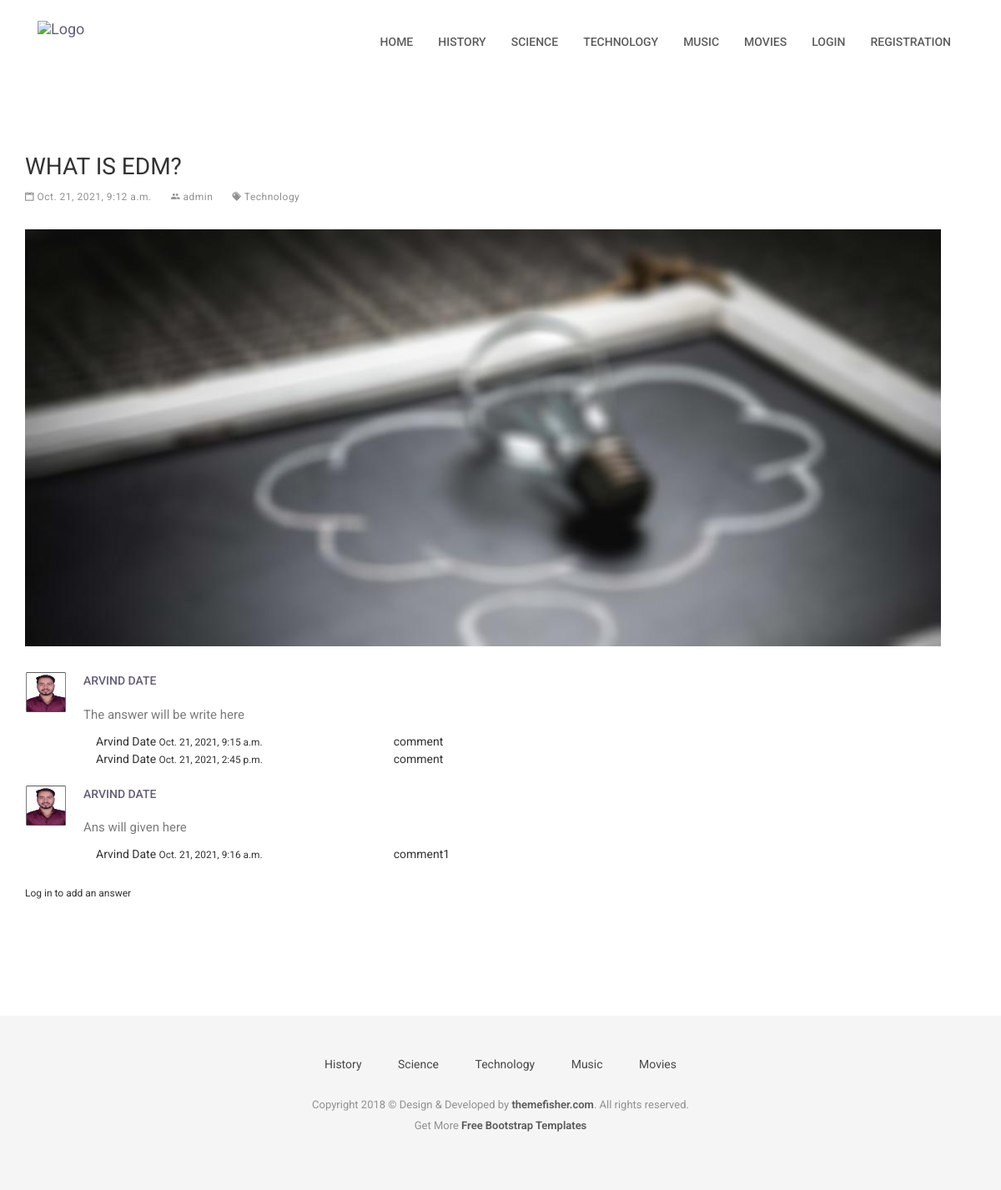
The app's page /question/2, older data.
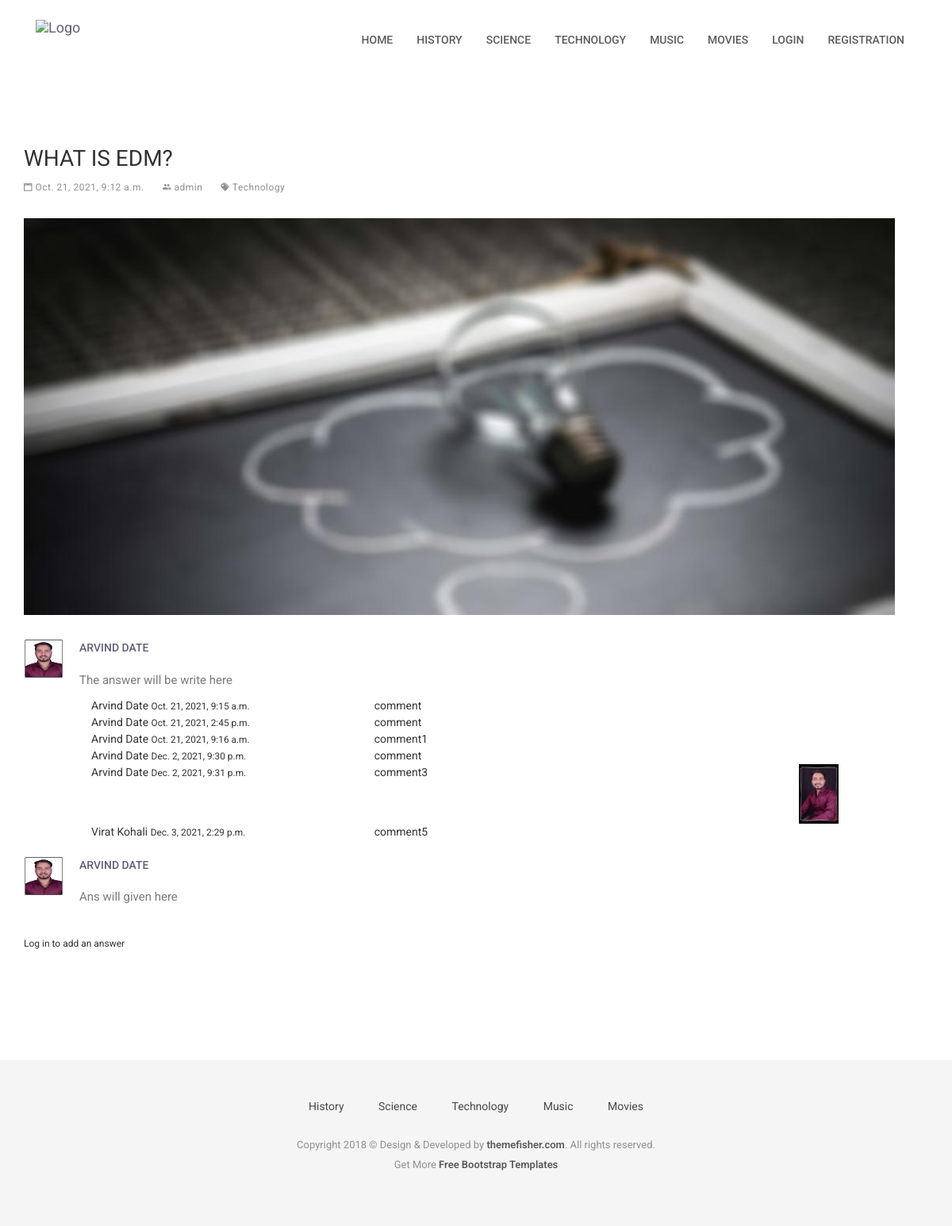
The same page, newer data.
### category/models.py (models this page shows, shortened)
class Category(models.Model):
    title=models.CharField(max_length=255)
    status=models.BooleanField(default=True)

### question_answer/models.py (models this page shows, shortened)
class Question(models.Model):
    category=models.ForeignKey(Category,on_delete=models.CASCADE)
    user=models.ForeignKey(User, on_delete=models.SET_NULL,null=True,blank=True,default=None)
    question=models.CharField(max_length=50)
    status=models.BooleanField(default=True)
    added_date=models.DateTimeField()

class Answer(models.Model):
    question=models.ForeignKey(Question, on_delete=models.CASCADE)
    user=models.ForeignKey(User, on_delete=models.SET_NULL,null=True,blank=True,default=None)
    answer=models.TextField()
    added_date=models.DateField()
    up_voting=models.IntegerField(default=0)
    down_voting=models.IntegerField(default=0)
    def __str__(self):
        return str(self.answer)

### user_profile/models.py (models this page shows, shortened)
class UserProfile(models.Model):
    user=models.ForeignKey(User, on_delete=models.CASCADE)
    profile_picture=models.ImageField(null=True,blank=True)
    address=models.TextField(null=True,blank=True)
    mobile_no=models.CharField(max_length=10)

### comment/models.py (models this page shows, shortened)
class Comment(models.Model):
    answer = models.ForeignKey(Answer, on_delete=models.CASCADE)
    comments = models.CharField(max_length=255)
    image = models.ImageField(upload_to='comments', null=True, blank=True)
    added_date = models.DateTimeField()
    user = models.ForeignKey(User, on_delete=models.CASCADE, default=None, null=True, blank=True)

### account/views.py (the view)
# urls.py: path('question/<int:question_id>',views.QuestionDetails,name='QuestionDetails'),
def QuestionDetails(request,question_id):
    navigation_categories = Category.objects.filter(status=True).order_by('-id')[:5]
    answersObjects=Answer.objects.filter(question_id=question_id)
    answers={}
    for key, answer in enumerate(answersObjects):
        comments=Comment.objects.filter(answer=answer)
        try:
            userProfileObject=UserProfile.objects.get(user=answer.user)
        except UserProfile.DoesNotExist:
            userProfileObject={}
        answers[key]={
            'answer':answer,
            'user_profile':userProfileObject,
            'comments':comments,
        }
    try:
        question=Question.objects.get(id=question_id)
    except Question.DoesNotExist:
          question= {}
    return render(request, 'question-details.html',{
        'navigation_categories':navigation_categories,
        'question':question,
        'answers':list(answers.values()),
    })

### templates/question-details.html (shortened to what this page needs)
{% extends 'base.html' %}
{% block content %}
<section class="page-wrapper">
    <div class="container">
        {% if question %}
        <div class="row">
            <div class="col-md-12">
                <div class="post post-single">
                    <h2 class="post-title">{{question.question|title}}</h2>
                    <div class="post-meta">
                        <ul>
                            <li>
                                <i class="ion-calendar"></i> {{question.added_date}}
                            </li>
                            {% if question.user %}
                            <li>
                                <i class="ion-android-people"></i> {{question.user}}
                            </li>
                            {% endif %}
                            <li>
                                <a href="{% url 'categoryQuestion' category_id=question.category.id %}"><i
                                        class="ion-pricetags"></i> {{question.category.title|title}}</a>
                            </li>
                        </ul>
                    </div>
                    <div class="post-thumb">
                        <img class="img-responsive" src="images/blog/blog-post-1.jpg" alt="">
                    </div>
                    <div class="post-comments">
                        {% if answers %}
                        {% for answerdict in answers %}
                        <ul class="media-list comments-list m-bot-50 clearlist">
                            <li class="media">
                                <a class="pull-left" href="javascript:void(0)">
                                    <img class="media-object comment-avatar"
                                        src="{{answerdict.user_profile.profile_picture.url}}" alt="" width="50"
                                        height="50">
                                </a>
                                <div class="media-body">
                                    <div class="comment-info">
                                        <h4 class="comment-author">
                                            <a href="javascript:void(0)">{{answerdict.answer.user.first_name}}
                                                {{answerdict.answer.user.last_name}}</a>
                                        </h4>
                                    </div>
                                    <p>
                                        {{answerdict.answer}}
                                    </p>
                                    <div class="col-md-12">
                                        {% if answerdict.comments %}
                                            {% for comment in answerdict.comments %}
                                                <div class="row">
                                                    <div class="col-md-4">{{comment.user.first_name|title }} {{comment.user.last_name|title}}
                                                        <small>{{ comment.added_date}}</small>
                                                    </div>
                                                    <div class="col-md-6">{{ comment.comments }}</div>
                                                    {% if comment.image %}
                                                      <div class="col-md-2"><a target="_blank" href="{{ comment.image.url}}"><img width="50" src="{{ comment.image.url}}"></a></div>
                                                    {% endif %}
                                                </div>
                                            {% endfor %}
                                        {% endif %}
                                    </div>
                                </div>
                            </li>
                        </ul>
                        {% endfor %}
                        {% else %}
                        <h6>No answers</h6>
                        {% endif %}
                    </div>
                    {% if request.user.is_authenticated %}
                    <div class="post-comments-form">
                        <h3 class="post-sub-heading">Leave You Comments</h3>
                        <form method="post" action="#" id="form" role="form">
                            <div class="row">
                                <div class="col-md-6 form-group">
                                    <input type="text" name="name" id="name" class=" form-control" placeholder="Name *"
                                        maxlength="100" required="">
                                </div>
                                <div class="col-md-6 form-group">
                                    <input type="email" name="email" id="email" class=" form-control"
                                        placeholder="Email *" maxlength="100" required="">
                                </div>
                                <div class="form-group col-md-12">
                                    <textarea name="text" id="text" class=" form-control" rows="6" placeholder="Comment"
                                        maxlength="400"></textarea>
                                </div>
                                <div class="form-group col-md-12">
                                    <button type="submit" class="btn btn-main ">
                                        Send comment
                                    </button>
                                </div>
                            </div>
                        </form>
                    </div>
                    {% else %}
                    <h6>Log in to add an answer</h6>
                    {% endif %}
                </div>
            </div>
        </div>
        {% else %}
        <h6>Data not found</h6>
        {% endif %}
    </div>
</section>
{% endblock %}

### templates/base.html (shortened to what this page needs)
{% load static %}
<!DOCTYPE html>
<html class="no-js">
<head>
    <link rel="stylesheet" href="{% static 'plugins/bootstrap/bootstrap.min.css' %}">
    <link rel="stylesheet" href="{% static 'plugins/Ionicons/css/ionicons.min.css' %}">
    <link rel="stylesheet" href="{% static 'plugins/animate-css/animate.css' %}">
    <link rel="stylesheet" href="{% static 'plugins/magnific-popup/magnific-popup.css' %}">
    <link rel="stylesheet" href="{% static 'plugins/slick/slick.css' %}">
    <link rel="stylesheet" href="{% static 'css/style.css' %}">
</head>
<body id="body">
    <header class="navigation">
        <div class="container">
            <div class="row">
                <div class="col-md-12">
                    <nav class="navbar">
                        <div class="container-fluid">
                            <div class="navbar-header">
                                <a class="navbar-brand" href= "{% url 'homePage' %}" >
                                    <img src="{% static 'images/logo.png' %}" alt="Logo" width="138px">
                                </a>
                            </div>
                            <div class="collapse navbar-collapse" id="bs-example-navbar-collapse-1">
                                <ul class="nav navbar-nav navbar-right">
                                    <li><a href="{% url 'homePage' %}">Home</a></li>
                                    {% for category in navigation_categories%}
                                         <li><a href="{% url 'categoryQuestion' category_id=category.id %}">{{category.title}}</a></li>
                                    {% endfor %}
                                    {% if request.user.is_authenticated %}
                                    <li><a href="{% url 'postQuestion'%}">Post Question</a></li>
                                    <li><a href="{% url 'myQuestions'%}">My Questions</a></li>
                                    <li><a href="{% url 'userProfile' %}">Profile</a></li>
                                    <li><a href="{% url 'user-logout' %}">LogOut</a></li>
                                    {% else %}
                                    <li><a href="{% url 'UserLogin' %}">Login</a></li>
                                    <li><a href="{% url 'UserRegistration' %}">Registration</a></li>
                                    {% endif %}
                                </ul>
                            </div>
                        </div>
                    </nav>
                </div>
            </div>
        </div>
    </header>
{% block content %}
{% endblock %}
    <footer class="footer">
        <div class="container">
            <div class="row">
                <div class="col-md-12">
                    <div class="footer-manu">
                        <ul>
                            {% for category in navigation_categories%}
                                <li><a href="{% url 'categoryQuestion' category_id=category.id %}">{{category.title}}</a></li>
                            {% endfor %}
                        </ul>
                    </div>
                    <p class="copyright">Copyright 2018 &copy; Design & Developed by <a
                            href="http://www.themefisher.com">themefisher.com</a>. All rights reserved.
                        <br>
                        Get More <a href="https://themefisher.com/free-bootstrap-templates/" target="_blank">Free
                            Bootstrap Templates</a>
                    </p>
                </div>
            </div>
        </div>
    </footer>
</body>
</html>

### reddit/assets/css/style.css (style rules this page uses)
body { line-height: 1.5; font-family: "Roboto", sans-serif; -webkit-font-smoothing: antialiased; }
h1, h2, h3, h4, h5, h6 { font-family: "Roboto", sans-serif; }
h1, h2, h3, h4, h5, h6 { font-weight: 400; }
h2 { font-size: 28px; }
h4 { font-size: 18px; }
p { color: #7B7B7B; font-size: 15px; font-family: "Roboto", sans-serif; }
ol, ul { margin: 0; padding: 0; list-style: none; }
a, a:focus, a:hover { text-decoration: none; outline: 0; color: #655E7A; }
.page-wrapper { padding: 70px 0; }
header { background: #fff; padding: 20px 0; }
header .navbar { margin-bottom: 0px; border: 0px; }
header .navbar-brand { padding-top: 5px; }
.navigation { background: #fff; padding: 20px 0; }
.navigation .navbar { margin-bottom: 0px; border: 0px; }
.navigation .navbar-brand { padding-top: 5px; }
.navigation .navbar { background: none; border: 0px; }
.navigation .navbar .navbar-nav { padding-top: 10px; }
.navigation .navbar .navbar-nav > li > a { color: #5C5C5C; padding: 10px 15px; font-weight: 500; font-size: 14px; text-transform: uppercase; }
.post.post-single { border: none; }
.post.post-single .post-thumb { margin-top: 30px; }
.post-comments { margin: 30px 0; }
.post-comments .media { margin-top: 20px; }
.post-comments .media > .pull-left { padding-right: 20px; }
.post-comments .comment-author { margin-top: 0; margin-bottom: 0px; font-weight: 500; }
.post-comments .comment-author a { color: #655E7A; font-size: 14px; text-transform: uppercase; }
.post { background: #fff; margin-bottom: 40px; padding-bottom: 20px; }
.post .post-title { margin-top: 10px; margin: 25px 0 0; text-transform: uppercase; }
.post .post-meta { font-size: 13px; margin-top: 10px; }
.post .post-meta ul li { display: inline-block; color: #909090; margin-right: 20px; font-size: 12px; letter-spacing: .5px; }
.post .post-meta ul li a { color: #909090; }
.footer { background: #F5F5F5; text-align: center; padding-top: 48px; padding-bottom: 55px; }
.footer p { font-size: 13px; line-height: 25px; color: #919191; }
.footer a { color: #595959; }
.footer .footer-manu { padding-bottom: 25px; }
.footer .footer-manu ul { margin: 0px; padding: 0px; }
.footer .footer-manu ul li { display: inline-block; padding: 0px 20px; }
.footer .footer-manu ul li a { display: inline-block; color: #494949; }
.footer .copyright a { font-weight: 600; }

Row changes from the older to the newer data that the page shows:
changed Answer "The answer will be write here": gains Comment (user.first_name "Arvind", user.last_name "Date", added_date "Oct. 21, 2021, 9:16 a.m.", comments "comment1")
added Comment: user.first_name "Arvind", user.last_name "Date", added_date "Dec. 2, 2021, 9:30 p.m.", comments "comment", shown under Answer "The answer will be write here"
added Comment: user.first_name "Arvind", user.last_name "Date", added_date "Dec. 2, 2021, 9:31 p.m.", comments "comment3", image (picture), shown under Answer "The answer will be write here"
added Comment: user.first_name "Virat", user.last_name "Kohali", added_date "Dec. 3, 2021, 2:29 p.m.", comments "comment5", shown under Answer "The answer will be write here"
changed Answer "Ans will given here": loses Comment (user.first_name "Arvind", user.last_name "Date", added_date "Oct. 21, 2021, 9:16 a.m.", comments "comment1")
